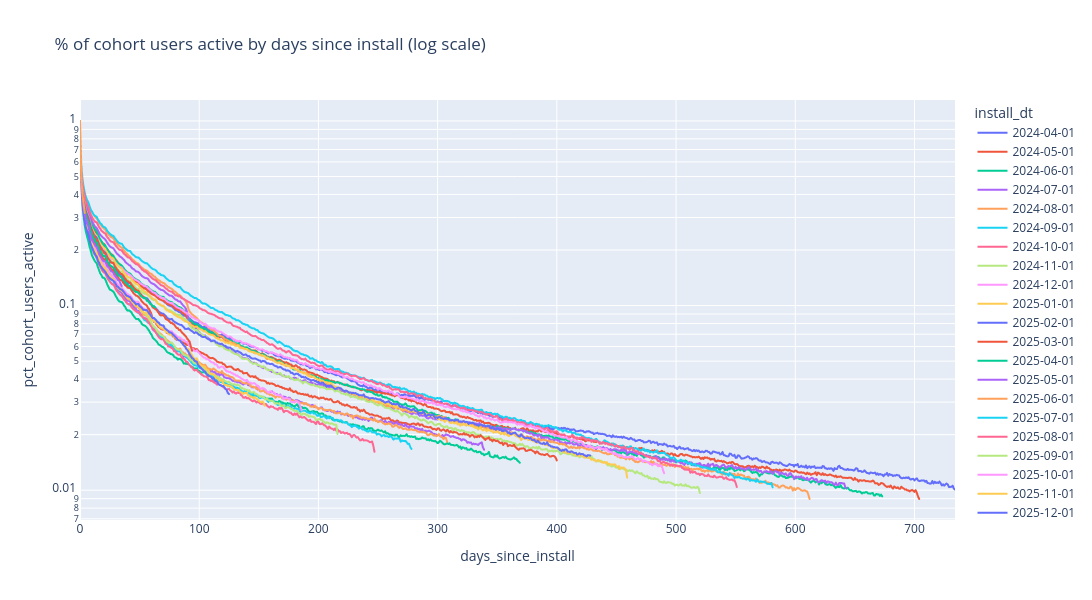

Notebook source saved alongside this figure:
### Code cell
# hide-output

# apply a log transformation to the y axis to better visualize the differences between cohorts, especially in the later days since install where the percentage of active users is very low
fig = px.line(users_agg, 
              x='days_since_install', 
              y='pct_cohort_users_active',
              color='install_dt',
              title='% of cohort users active by days since install (log scale)',
              width=1200,
              height=600,
              hover_data={'pct_cohort_users_active': ':.2%', 'unique_users': True, 'total_cohort_users': True},
              log_y=True)


fig.show()

### Figure 1 — Plotly figure (JSON) as saved in the notebook; plotly's stock layout.template omitted (floating-point values rounded to 4 significant figures; data arrays with more than 128 entries replaced by an {"elided": "..."} marker saying what was removed)
{"data": [{"customdata": {"elided": "735x2 int values"}, "hovertemplate": "install_dt=2024-04-01<br>days_since_install=%{x}<br>pct_cohort_users_active=%{y:.2%}<br>unique_users=%{customdata[0]}<br>total_cohort_users=%{customdata[1]}<extra></extra>", "legendgroup": "2024-04-01", "line": {"color": "#636efa", "dash": "solid"}, "marker": {"symbol": "circle"}, "mode": "lines", "name": "2024-04-01", "showlegend": true, "type": "scattergl", "x": {"elided": "735 int values"}, "xaxis": "x", "y": {"elided": "735 float values"}, "yaxis": "y"}, {"customdata": {"elided": "705x2 int values"}, "hovertemplate": "install_dt=2024-05-01<br>days_since_install=%{x}<br>pct_cohort_users_active=%{y:.2%}<br>unique_users=%{customdata[0]}<br>total_cohort_users=%{customdata[1]}<extra></extra>", "legendgroup": "2024-05-01", "line": {"color": "#EF553B", "dash": "solid"}, "marker": {"symbol": "circle"}, "mode": "lines", "name": "2024-05-01", "showlegend": true, "type": "scattergl", "x": {"elided": "705 int values"}, "xaxis": "x", "y": {"elided": "705 float values"}, "yaxis": "y"}, {"customdata": {"elided": "674x2 int values"}, "hovertemplate": "install_dt=2024-06-01<br>days_since_install=%{x}<br>pct_cohort_users_active=%{y:.2%}<br>unique_users=%{customdata[0]}<br>total_cohort_users=%{customdata[1]}<extra></extra>", "legendgroup": "2024-06-01", "line": {"color": "#00cc96", "dash": "solid"}, "marker": {"symbol": "circle"}, "mode": "lines", "name": "2024-06-01", "showlegend": true, "type": "scattergl", "x": {"elided": "674 int values"}, "xaxis": "x", "y": {"elided": "674 float values"}, "yaxis": "y"}, {"customdata": {"elided": "644x2 int values"}, "hovertemplate": "install_dt=2024-07-01<br>days_since_install=%{x}<br>pct_cohort_users_active=%{y:.2%}<br>unique_users=%{customdata[0]}<br>total_cohort_users=%{customdata[1]}<extra></extra>", "legendgroup": "2024-07-01", "line": {"color": "#ab63fa", "dash": "solid"}, "marker": {"symbol": "circle"}, "mode": "lines", "name": "2024-07-01", "showlegend": true, "type": "scattergl", "x": {"elided": "644 int values"}, "xaxis": "x", "y": {"elided": "644 float values"}, "yaxis": "y"}, {"customdata": {"elided": "613x2 int values"}, "hovertemplate": "install_dt=2024-08-01<br>days_since_install=%{x}<br>pct_cohort_users_active=%{y:.2%}<br>unique_users=%{customdata[0]}<br>total_cohort_users=%{customdata[1]}<extra></extra>", "legendgroup": "2024-08-01", "line": {"color": "#FFA15A", "dash": "solid"}, "marker": {"symbol": "circle"}, "mode": "lines", "name": "2024-08-01", "showlegend": true, "type": "scattergl", "x": {"elided": "613 int values"}, "xaxis": "x", "y": {"elided": "613 float values"}, "yaxis": "y"}, {"customdata": {"elided": "582x2 int values"}, "hovertemplate": "install_dt=2024-09-01<br>days_since_install=%{x}<br>pct_cohort_users_active=%{y:.2%}<br>unique_users=%{customdata[0]}<br>total_cohort_users=%{customdata[1]}<extra></extra>", "legendgroup": "2024-09-01", "line": {"color": "#19d3f3", "dash": "solid"}, "marker": {"symbol": "circle"}, "mode": "lines", "name": "2024-09-01", "showlegend": true, "type": "scattergl", "x": {"elided": "582 int values"}, "xaxis": "x", "y": {"elided": "582 float values"}, "yaxis": "y"}, {"customdata": {"elided": "552x2 int values"}, "hovertemplate": "install_dt=2024-10-01<br>days_since_install=%{x}<br>pct_cohort_users_active=%{y:.2%}<br>unique_users=%{customdata[0]}<br>total_cohort_users=%{customdata[1]}<extra></extra>", "legendgroup": "2024-10-01", "line": {"color": "#FF6692", "dash": "solid"}, "marker": {"symbol": "circle"}, "mode": "lines", "name": "2024-10-01", "showlegend": true, "type": "scattergl", "x": {"elided": "552 int values"}, "xaxis": "x", "y": {"elided": "552 float values"}, "yaxis": "y"}, {"customdata": {"elided": "521x2 int values"}, "hovertemplate": "install_dt=2024-11-01<br>days_since_install=%{x}<br>pct_cohort_users_active=%{y:.2%}<br>unique_users=%{customdata[0]}<br>total_cohort_users=%{customdata[1]}<extra></extra>", "legendgroup": "2024-11-01", "line": {"color": "#B6E880", "dash": "solid"}, "marker": {"symbol": "circle"}, "mode": "lines", "name": "2024-11-01", "showlegend": true, "type": "scattergl", "x": {"elided": "521 int values"}, "xaxis": "x", "y": {"elided": "521 float values"}, "yaxis": "y"}, {"customdata": {"elided": "491x2 int values"}, "hovertemplate": "install_dt=2024-12-01<br>days_since_install=%{x}<br>pct_cohort_users_active=%{y:.2%}<br>unique_users=%{customdata[0]}<br>total_cohort_users=%{customdata[1]}<extra></extra>", "legendgroup": "2024-12-01", "line": {"color": "#FF97FF", "dash": "solid"}, "marker": {"symbol": "circle"}, "mode": "lines", "name": "2024-12-01", "showlegend": true, "type": "scattergl", "x": {"elided": "491 int values"}, "xaxis": "x", "y": {"elided": "491 float values"}, "yaxis": "y"}, {"customdata": {"elided": "460x2 int values"}, "hovertemplate": "install_dt=2025-01-01<br>days_since_install=%{x}<br>pct_cohort_users_active=%{y:.2%}<br>unique_users=%{customdata[0]}<br>total_cohort_users=%{customdata[1]}<extra></extra>", "legendgroup": "2025-01-01", "line": {"color": "#FECB52", "dash": "solid"}, "marker": {"symbol": "circle"}, "mode": "lines", "name": "2025-01-01", "showlegend": true, "type": "scattergl", "x": {"elided": "460 int values"}, "xaxis": "x", "y": {"elided": "460 float values"}, "yaxis": "y"}, {"customdata": {"elided": "429x2 int values"}, "hovertemplate": "install_dt=2025-02-01<br>days_since_install=%{x}<br>pct_cohort_users_active=%{y:.2%}<br>unique_users=%{customdata[0]}<br>total_cohort_users=%{customdata[1]}<extra></extra>", "legendgroup": "2025-02-01", "line": {"color": "#636efa", "dash": "solid"}, "marker": {"symbol": "circle"}, "mode": "lines", "name": "2025-02-01", "showlegend": true, "type": "scattergl", "x": {"elided": "429 int values"}, "xaxis": "x", "y": {"elided": "429 float values"}, "yaxis": "y"}, {"customdata": {"elided": "401x2 int values"}, "hovertemplate": "install_dt=2025-03-01<br>days_since_install=%{x}<br>pct_cohort_users_active=%{y:.2%}<br>unique_users=%{customdata[0]}<br>total_cohort_users=%{customdata[1]}<extra></extra>", "legendgroup": "2025-03-01", "line": {"color": "#EF553B", "dash": "solid"}, "marker": {"symbol": "circle"}, "mode": "lines", "name": "2025-03-01", "showlegend": true, "type": "scattergl", "x": {"elided": "401 int values"}, "xaxis": "x", "y": {"elided": "401 float values"}, "yaxis": "y"}, {"customdata": {"elided": "370x2 int values"}, "hovertemplate": "install_dt=2025-04-01<br>days_since_install=%{x}<br>pct_cohort_users_active=%{y:.2%}<br>unique_users=%{customdata[0]}<br>total_cohort_users=%{customdata[1]}<extra></extra>", "legendgroup": "2025-04-01", "line": {"color": "#00cc96", "dash": "solid"}, "marker": {"symbol": "circle"}, "mode": "lines", "name": "2025-04-01", "showlegend": true, "type": "scattergl", "x": {"elided": "370 int values"}, "xaxis": "x", "y": {"elided": "370 float values"}, "yaxis": "y"}, {"customdata": {"elided": "340x2 int values"}, "hovertemplate": "install_dt=2025-05-01<br>days_since_install=%{x}<br>pct_cohort_users_active=%{y:.2%}<br>unique_users=%{customdata[0]}<br>total_cohort_users=%{customdata[1]}<extra></extra>", "legendgroup": "2025-05-01", "line": {"color": "#ab63fa", "dash": "solid"}, "marker": {"symbol": "circle"}, "mode": "lines", "name": "2025-05-01", "showlegend": true, "type": "scattergl", "x": {"elided": "340 int values"}, "xaxis": "x", "y": {"elided": "340 float values"}, "yaxis": "y"}, {"customdata": {"elided": "309x2 int values"}, "hovertemplate": "install_dt=2025-06-01<br>days_since_install=%{x}<br>pct_cohort_users_active=%{y:.2%}<br>unique_users=%{customdata[0]}<br>total_cohort_users=%{customdata[1]}<extra></extra>", "legendgroup": "2025-06-01", "line": {"color": "#FFA15A", "dash": "solid"}, "marker": {"symbol": "circle"}, "mode": "lines", "name": "2025-06-01", "showlegend": true, "type": "scattergl", "x": {"elided": "309 int values"}, "xaxis": "x", "y": {"elided": "309 float values"}, "yaxis": "y"}, {"customdata": {"elided": "279x2 int values"}, "hovertemplate": "install_dt=2025-07-01<br>days_since_install=%{x}<br>pct_cohort_users_active=%{y:.2%}<br>unique_users=%{customdata[0]}<br>total_cohort_users=%{customdata[1]}<extra></extra>", "legendgroup": "2025-07-01", "line": {"color": "#19d3f3", "dash": "solid"}, "marker": {"symbol": "circle"}, "mode": "lines", "name": "2025-07-01", "showlegend": true, "type": "scattergl", "x": {"elided": "279 int values"}, "xaxis": "x", "y": {"elided": "279 float values"}, "yaxis": "y"}, {"customdata": {"elided": "248x2 int values"}, "hovertemplate": "install_dt=2025-08-01<br>days_since_install=%{x}<br>pct_cohort_users_active=%{y:.2%}<br>unique_users=%{customdata[0]}<br>total_cohort_users=%{customdata[1]}<extra></extra>", "legendgroup": "2025-08-01", "line": {"color": "#FF6692", "dash": "solid"}, "marker": {"symbol": "circle"}, "mode": "lines", "name": "2025-08-01", "showlegend": true, "type": "scattergl", "x": {"elided": "248 int values"}, "xaxis": "x", "y": {"elided": "248 float values"}, "yaxis": "y"}, {"customdata": {"elided": "217x2 int values"}, "hovertemplate": "install_dt=2025-09-01<br>days_since_install=%{x}<br>pct_cohort_users_active=%{y:.2%}<br>unique_users=%{customdata[0]}<br>total_cohort_users=%{customdata[1]}<extra></extra>", "legendgroup": "2025-09-01", "line": {"color": "#B6E880", "dash": "solid"}, "marker": {"symbol": "circle"}, "mode": "lines", "name": "2025-09-01", "showlegend": true, "type": "scattergl", "x": {"elided": "217 int values"}, "xaxis": "x", "y": {"elided": "217 float values"}, "yaxis": "y"}, {"customdata": {"elided": "187x2 int values"}, "hovertemplate": "install_dt=2025-10-01<br>days_since_install=%{x}<br>pct_cohort_users_active=%{y:.2%}<br>unique_users=%{customdata[0]}<br>total_cohort_users=%{customdata[1]}<extra></extra>", "legendgroup": "2025-10-01", "line": {"color": "#FF97FF", "dash": "solid"}, "marker": {"symbol": "circle"}, "mode": "lines", "name": "2025-10-01", "showlegend": true, "type": "scattergl", "x": {"elided": "187 int values"}, "xaxis": "x", "y": {"elided": "187 float values"}, "yaxis": "y"}, {"customdata": {"elided": "156x2 int values"}, "hovertemplate": "install_dt=2025-11-01<br>days_since_install=%{x}<br>pct_cohort_users_active=%{y:.2%}<br>unique_users=%{customdata[0]}<br>total_cohort_users=%{customdata[1]}<extra></extra>", "legendgroup": "2025-11-01", "line": {"color": "#FECB52", "dash": "solid"}, "marker": {"symbol": "circle"}, "mode": "lines", "name": "2025-11-01", "showlegend": true, "type": "scattergl", "x": {"elided": "156 int values"}, "xaxis": "x", "y": {"elided": "156 float values"}, "yaxis": "y"}, {"customdata": {"elided": "126x2 int values"}, "hovertemplate": "install_dt=2025-12-01<br>days_since_install=%{x}<br>pct_cohort_users_active=%{y:.2%}<br>unique_users=%{customdata[0]}<br>total_cohort_users=%{customdata[1]}<extra></extra>", "legendgroup": "2025-12-01", "line": {"color": "#636efa", "dash": "solid"}, "marker": {"symbol": "circle"}, "mode": "lines", "name": "2025-12-01", "showlegend": true, "type": "scattergl", "x": [0, 1, 2, 3, 4, 5, 6, 7, 8, 9, 10, 11, 12, 13, 14, 15, 16, 17, 18, 19, 20, 21, 22, 23, 24, 25, 26, 27, 28, 29, 30, 31, 32, 33, 34, 35, 36, 37, 38, 39, 40, 41, 42, 43, 44, 45, 46, 47, 48, 49, 50, 51, 52, 53, 54, 55, 56, 57, 58, 59, 60, 61, 62, 63, 64, 65, 66, 67, 68, 69, 70, 71, 72, 73, 74, 75, 76, 77, 78, 79, 80, 81, 82, 83, 84, 85, 86, 87, 88, 89, 90, 91, 92, 93, 94, 95, 96, 97, 98, 99, 100, 101, 102, 103, 104, 105, 106, 107, 108, 109, 110, 111, 112, 113, 114, 115, 116, 117, 118, 119, 120, 121, 122, 123, 124, 125], "xaxis": "x", "y": [0.9873, 0.4603, 0.3571, 0.314, 0.2844, 0.2637, 0.2531, 0.2428, 0.2282, 0.2149, 0.2068, 0.2, 0.1939, 0.1875, 0.1846, 0.1753, 0.1705, 0.165, 0.1615, 0.1581, 0.1556, 0.1532, 0.1493, 0.1459, 0.1428, 0.1407, 0.139, 0.1376, 0.1362, 0.1343, 0.1307, 0.1271, 0.1263, 0.1241, 0.1224, 0.122, 0.1202, 0.118, 0.1153, 0.1132, 0.1127, 0.1117, 0.111, 0.109, 0.1062, 0.1052, 0.1036, 0.1014, 0.1021, 0.1022, 0.09918, 0.09835, 0.09684, 0.09501, 0.0948, 0.09442, 0.09446, 0.09269, 0.09055, 0.08936, 0.08705, 0.08557, 0.08568, 0.08442, 0.08321, 0.08142, 0.08101, 0.07921, 0.07855, 0.07799, 0.078, 0.07555, 0.07458, 0.07368, 0.0729, 0.07142, 0.07157, 0.07107, 0.06949, 0.06866, 0.06753, 0.0667, 0.06535, 0.06478, 0.06465, 0.0631, 0.06221, 0.06084, 0.06003, 0.05839, 0.05746, 0.0561, 0.05449, 0.05326, 0.05195, 0.05156, 0.05037, 0.04986, 0.04962, 0.0478, 0.04701, 0.04628, 0.0455, 0.04498, 0.04412, 0.04397, 0.04268, 0.04225, 0.04176, 0.04136, 0.04115, 0.04009, 0.04046, 0.03937, 0.03895, 0.03868, 0.03763, 0.03721, 0.03702, 0.03665, 0.03668, 0.03622, 0.03541, 0.03495, 0.03363, 0.03317], "yaxis": "y"}, {"customdata": {"elided": "95x2 int values"}, "hovertemplate": "install_dt=2026-01-01<br>days_since_install=%{x}<br>pct_cohort_users_active=%{y:.2%}<br>unique_users=%{customdata[0]}<br>total_cohort_users=%{customdata[1]}<extra></extra>", "legendgroup": "2026-01-01", "line": {"color": "#EF553B", "dash": "solid"}, "marker": {"symbol": "circle"}, "mode": "lines", "name": "2026-01-01", "showlegend": true, "type": "scattergl", "x": [0, 1, 2, 3, 4, 5, 6, 7, 8, 9, 10, 11, 12, 13, 14, 15, 16, 17, 18, 19, 20, 21, 22, 23, 24, 25, 26, 27, 28, 29, 30, 31, 32, 33, 34, 35, 36, 37, 38, 39, 40, 41, 42, 43, 44, 45, 46, 47, 48, 49, 50, 51, 52, 53, 54, 55, 56, 57, 58, 59, 60, 61, 62, 63, 64, 65, 66, 67, 68, 69, 70, 71, 72, 73, 74, 75, 76, 77, 78, 79, 80, 81, 82, 83, 84, 85, 86, 87, 88, 89, 90, 91, 92, 93, 94], "xaxis": "x", "y": [0.988, 0.5168, 0.4118, 0.3649, 0.3363, 0.3144, 0.3019, 0.2888, 0.2727, 0.2614, 0.2524, 0.2436, 0.2362, 0.2321, 0.2275, 0.2193, 0.2129, 0.2068, 0.2014, 0.1987, 0.1932, 0.1916, 0.1848, 0.1825, 0.1785, 0.1752, 0.1707, 0.1705, 0.1705, 0.1647, 0.1609, 0.1574, 0.1545, 0.1519, 0.1487, 0.1483, 0.1462, 0.1424, 0.14, 0.1368, 0.1356, 0.1338, 0.1334, 0.1306, 0.1278, 0.1252, 0.1235, 0.1219, 0.1206, 0.1203, 0.1172, 0.1149, 0.113, 0.1119, 0.1108, 0.1094, 0.1077, 0.1062, 0.1046, 0.1017, 0.1006, 0.0978, 0.0971, 0.09585, 0.09509, 0.0931, 0.09127, 0.08921, 0.08836, 0.08879, 0.08824, 0.08697, 0.08449, 0.08394, 0.08331, 0.08201, 0.08067, 0.08068, 0.07959, 0.07905, 0.07711, 0.07575, 0.07538, 0.07392, 0.0739, 0.07219, 0.07093, 0.0701, 0.06887, 0.06788, 0.06607, 0.06497, 0.06362, 0.05995, 0.05687], "yaxis": "y"}, {"customdata": [[40716, 41180], [20628, 41180], [16443, 41180], [14753, 41180], [13442, 41180], [12612, 41180], [12036, 41180], [11559, 41180], [10985, 41180], [10403, 41180], [10023, 41180], [9573, 41180], [9461, 41180], [9132, 41180], [9038, 41180], [8695, 41180], [8334, 41180], [8148, 41180], [7931, 41180], [7750, 41180], [7621, 41180], [7634, 41180], [7386, 41180], [7123, 41180], [7030, 41180], [6808, 41180], [6747, 41180], [6688, 41180], [6602, 41180], [6468, 41180], [6276, 41180], [6128, 41180], [5994, 41180], [5988, 41180], [5914, 41180], [5819, 41180], [5688, 41180], [5598, 41180], [5503, 41180], [5408, 41180], [5349, 41180], [5240, 41180], [5271, 41180], [5166, 41180], [5097, 41180], [5011, 41180], [4928, 41180], [4873, 41180], [4887, 41180], [4831, 41180], [4732, 41180], [4650, 41180], [4595, 41180], [4543, 41180], [4506, 41180], [4540, 41180], [4378, 41180], [4351, 41180], [4281, 41180], [4203, 41180], [4181, 41180], [4077, 41180], [4095, 41180], [4023, 41180]], "hovertemplate": "install_dt=2026-02-01<br>days_since_install=%{x}<br>pct_cohort_users_active=%{y:.2%}<br>unique_users=%{customdata[0]}<br>total_cohort_users=%{customdata[1]}<extra></extra>", "legendgroup": "2026-02-01", "line": {"color": "#00cc96", "dash": "solid"}, "marker": {"symbol": "circle"}, "mode": "lines", "name": "2026-02-01", "showlegend": true, "type": "scattergl", "x": [0, 1, 2, 3, 4, 5, 6, 7, 8, 9, 10, 11, 12, 13, 14, 15, 16, 17, 18, 19, 20, 21, 22, 23, 24, 25, 26, 27, 28, 29, 30, 31, 32, 33, 34, 35, 36, 37, 38, 39, 40, 41, 42, 43, 44, 45, 46, 47, 48, 49, 50, 51, 52, 53, 54, 55, 56, 57, 58, 59, 60, 61, 62, 63], "xaxis": "x", "y": [0.9887, 0.5009, 0.3993, 0.3583, 0.3264, 0.3063, 0.2923, 0.2807, 0.2668, 0.2526, 0.2434, 0.2325, 0.2297, 0.2218, 0.2195, 0.2111, 0.2024, 0.1979, 0.1926, 0.1882, 0.1851, 0.1854, 0.1794, 0.173, 0.1707, 0.1653, 0.1638, 0.1624, 0.1603, 0.1571, 0.1524, 0.1488, 0.1456, 0.1454, 0.1436, 0.1413, 0.1381, 0.1359, 0.1336, 0.1313, 0.1299, 0.1272, 0.128, 0.1254, 0.1238, 0.1217, 0.1197, 0.1183, 0.1187, 0.1173, 0.1149, 0.1129, 0.1116, 0.1103, 0.1094, 0.1102, 0.1063, 0.1057, 0.104, 0.1021, 0.1015, 0.099, 0.09944, 0.09769], "yaxis": "y"}, {"customdata": [[37906, 38352], [18555, 38352], [14788, 38352], [13025, 38352], [11942, 38352], [11227, 38352], [10688, 38352], [10351, 38352], [9602, 38352], [9123, 38352], [8705, 38352], [8490, 38352], [8284, 38352], [8058, 38352], [7933, 38352], [7662, 38352], [7284, 38352], [7095, 38352], [6933, 38352], [6730, 38352], [6670, 38352], [6658, 38352], [6493, 38352], [6253, 38352], [6185, 38352], [6053, 38352], [5892, 38352], [5849, 38352], [5764, 38352], [5618, 38352], [5500, 38352], [5389, 38352], [5268, 38352], [5217, 38352], [5041, 38352], [4899, 38352]], "hovertemplate": "install_dt=2026-03-01<br>days_since_install=%{x}<br>pct_cohort_users_active=%{y:.2%}<br>unique_users=%{customdata[0]}<br>total_cohort_users=%{customdata[1]}<extra></extra>", "legendgroup": "2026-03-01", "line": {"color": "#ab63fa", "dash": "solid"}, "marker": {"symbol": "circle"}, "mode": "lines", "name": "2026-03-01", "showlegend": true, "type": "scattergl", "x": [0, 1, 2, 3, 4, 5, 6, 7, 8, 9, 10, 11, 12, 13, 14, 15, 16, 17, 18, 19, 20, 21, 22, 23, 24, 25, 26, 27, 28, 29, 30, 31, 32, 33, 34, 35], "xaxis": "x", "y": [0.9884, 0.4838, 0.3856, 0.3396, 0.3114, 0.2927, 0.2787, 0.2699, 0.2504, 0.2379, 0.227, 0.2214, 0.216, 0.2101, 0.2068, 0.1998, 0.1899, 0.185, 0.1808, 0.1755, 0.1739, 0.1736, 0.1693, 0.163, 0.1613, 0.1578, 0.1536, 0.1525, 0.1503, 0.1465, 0.1434, 0.1405, 0.1374, 0.136, 0.1314, 0.1277], "yaxis": "y"}, {"customdata": [[30642, 30661], [15633, 30661], [12389, 30661], [10978, 30661], [9724, 30661]], "hovertemplate": "install_dt=2026-04-01<br>days_since_install=%{x}<br>pct_cohort_users_active=%{y:.2%}<br>unique_users=%{customdata[0]}<br>total_cohort_users=%{customdata[1]}<extra></extra>", "legendgroup": "2026-04-01", "line": {"color": "#FFA15A", "dash": "solid"}, "marker": {"symbol": "circle"}, "mode": "lines", "name": "2026-04-01", "showlegend": true, "type": "scattergl", "x": [0, 1, 2, 3, 4], "xaxis": "x", "y": [0.9994, 0.5099, 0.4041, 0.358, 0.3171], "yaxis": "y"}], "layout": {"height": 600, "legend": {"title": {"text": "install_dt"}, "tracegroupgap": 0}, "title": {"text": "% of cohort users active by days since install (log scale)"}, "width": 1200, "xaxis": {"anchor": "y", "domain": [0, 1], "title": {"text": "days_since_install"}}, "yaxis": {"anchor": "x", "domain": [0, 1], "title": {"text": "pct_cohort_users_active"}, "type": "log"}}}
